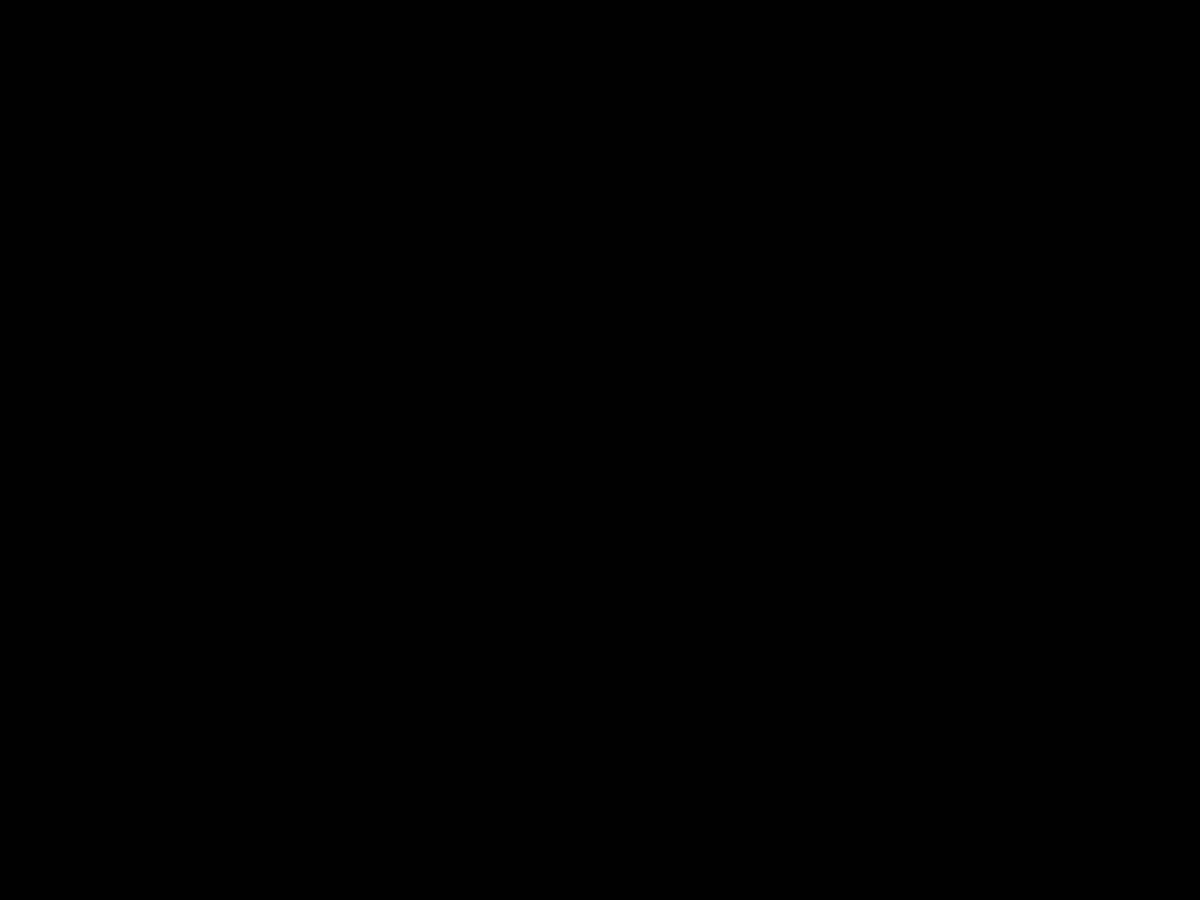
Frame 1 (no input)
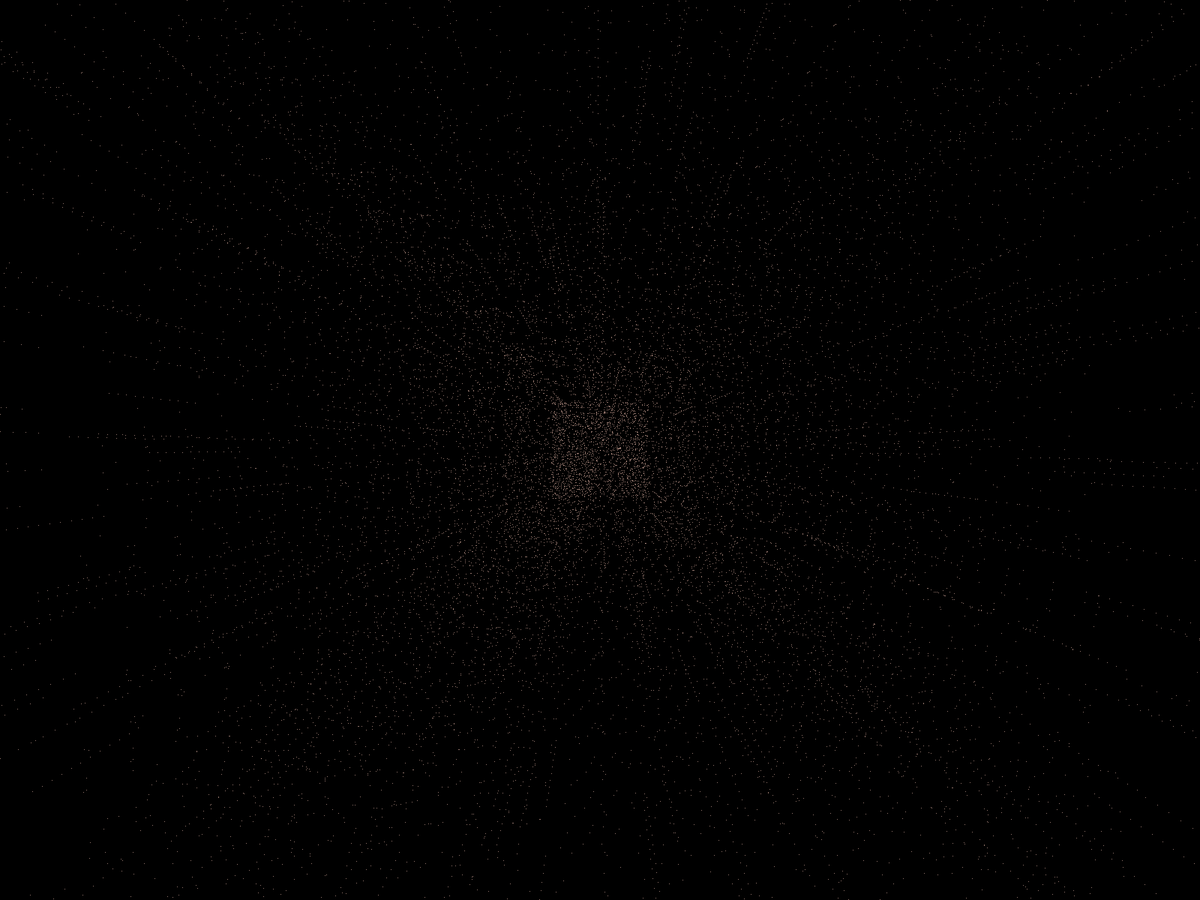
Frame 60 (the mouse pressed at the canvas centre just before this capture)
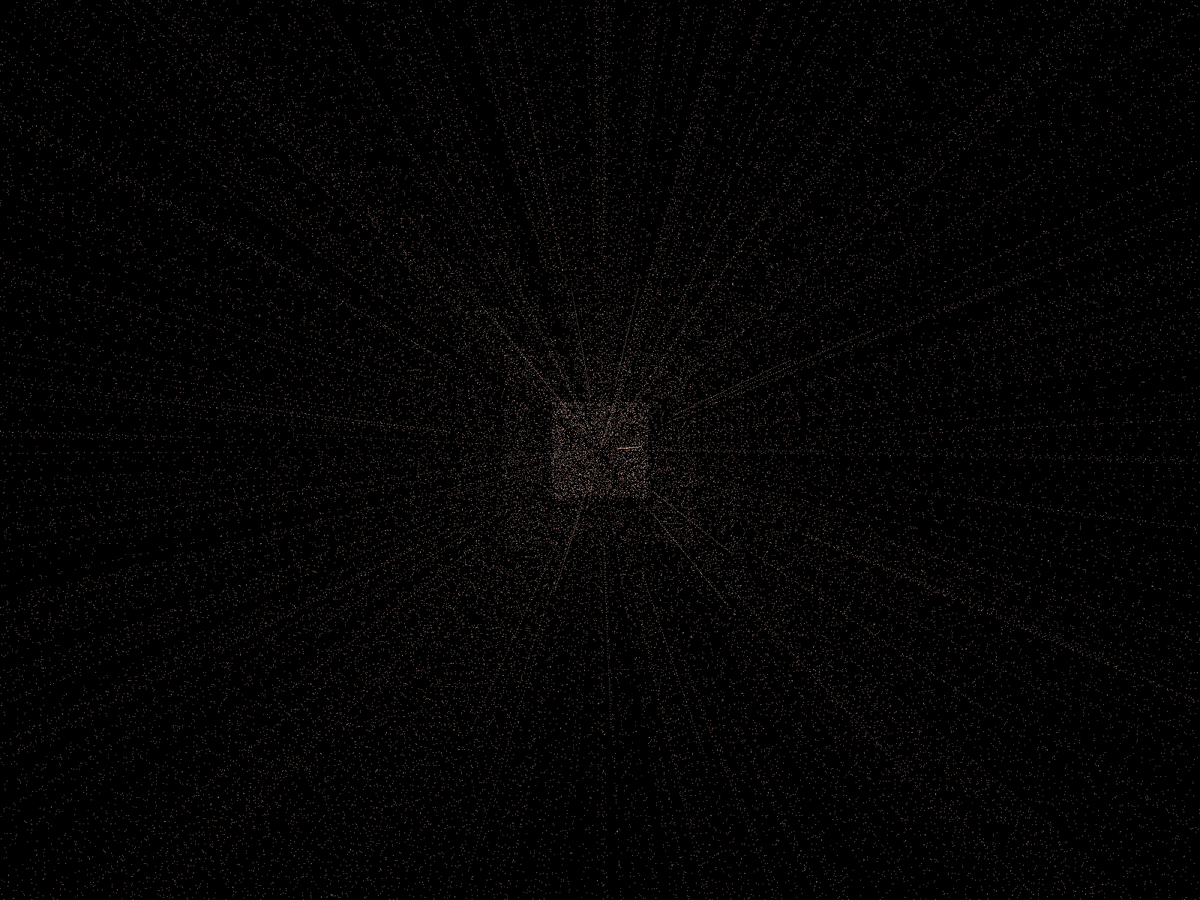
Frame 120 (the mouse held since frame 60 and released just before this capture)

The Processing sketch that drew these frames (run headless with seeded random() and noise(); from frame 60 on, the mouse is pressed at the canvas centre):

// Processing sketch: sketch_170705b
// ── sketch_170705b.pde
/**
 * Constants
 */

private static final int NUM_OF_STARS = 128 * 10;

private static final int MIN_ALPHA = 160;

private static final int MAX_ALPHA = 255;

/**
 * Values
 */

private ArrayList<Star> stars = new ArrayList<Star>();

private int nextBeatMillis = 0;

private float bpm = 90;

private int beatIntervalMillis;

private float originX;

private float originY;

private float coverYOffset = 0f;

private float coverMaxY;

/**
 * Lifecycle
 */

void setup() {
  fullScreen();
  //size(1920, 1080);

  beatIntervalMillis = (int) ((60f / bpm) * 1000f);
  println(beatIntervalMillis + " xss");
  setStarOriginCoordinates();
  addStars();

  setCoverSize();

  setRandomColor();
  background(0);
}

void draw() {

  if (millis() >= nextBeatMillis) {
    handleBeat();
  }

  for (int i = 0; i < stars.size(); i++) {
    final Star star = stars.get(i);
    if (!star.updateAndDraw()) {
      stars.remove(i);
    }
  }

  drawCover();

  //println("DEBUG: Number of stars: " + stars.size());
}

private void drawCover() {

  if (coverYOffset > coverMaxY) {
    return;
  }

  coverYOffset += 111f;

  noStroke();
  fill(0xFF000000);
  rect(0f, coverMaxY - coverYOffset, 100f, 100f);
  rect(20f, 20f, 20f, 20f);
  rect(0f, coverMaxY + coverYOffset, width, coverMaxY + coverYOffset);
}

private void setCoverSize() {
  coverMaxY = height / 2f;
  coverYOffset = 0f;
}

private void handleBeat() {

  if (((int) random(3f)) % 3 == 0) {
    background(0);
  }

  //if (((int) random(2f)) % 2 == 0) {
  addStars();
  //}

  setRandomColor();

  nextBeatMillis = millis() + beatIntervalMillis;
}

private void addStars() {
  if ((int) random(16f) % 16 == 0) {
    setStarOriginCoordinates();
  }

  for (int i = 0; i < NUM_OF_STARS; i++) {
    stars.add(new Star(originX, originY));
  }
}

private void setStarOriginCoordinates() {
  originX = width / 2f;
  random(width);
  originY = height / 2f; 
  random(height);
}

private void setRandomColor() {
  noFill();
  rectMode(RADIUS);
  final int randomAlpha = MIN_ALPHA + (int) random((float) MAX_ALPHA - MIN_ALPHA);
  stroke(getRandomColorWithAlpha(randomAlpha));
}

private color getRandomColorWithAlpha(final int alpha) {
  return color(
    (int) random(100) + 155, 
    (int) random(100) + 155, 
    (int) random(100) + 155, 
    alpha
    );
}

private class Star {

  private static final float MAX_VELOCITY = 128f;

  private static final float MAX_VELOCITY_HALF = MAX_VELOCITY / 2f;

  private float initialX;

  private float initialY;

  private float x;

  private float y;

  private float xVelocity;

  private float yVelocity;

  private float maxRadius;

  Star(final float initialX, final float initialY) {

    this.initialX = initialX;
    this.initialY = initialY;

    x = initialX;
    y = initialY;

    xVelocity = MAX_VELOCITY_HALF - random(MAX_VELOCITY);
    yVelocity = MAX_VELOCITY_HALF - random(MAX_VELOCITY);

    maxRadius = width / 16f;
  }

  boolean updateAndDraw() {

    //ellipse(x, y, 4, 4);

    //float distanceFactor;
    //if (xVelocity < 0) {
    //  distanceFactor = 1f - (x / initialX);
    //} else {
    //  distanceFactor = ((x - initialX) / initialX);
    //}


    //if (distanceFactor > 0.99) {
    //  distanceFactor = 1f;
    //} else if (distanceFactor < 0.1) {
    //  distanceFactor = 0.1f;
    //}

    //ellipse(x, y, maxRadius * distanceFactor, maxRadius * distanceFactor);
    //final float radius = maxRadius * distanceFactor;
    //rect(x, y, radius, radius);

    point(x, y);

    x += xVelocity;
    y += yVelocity;

    return x > 0 && x < width && y > 0 && y < height;
  }
}
